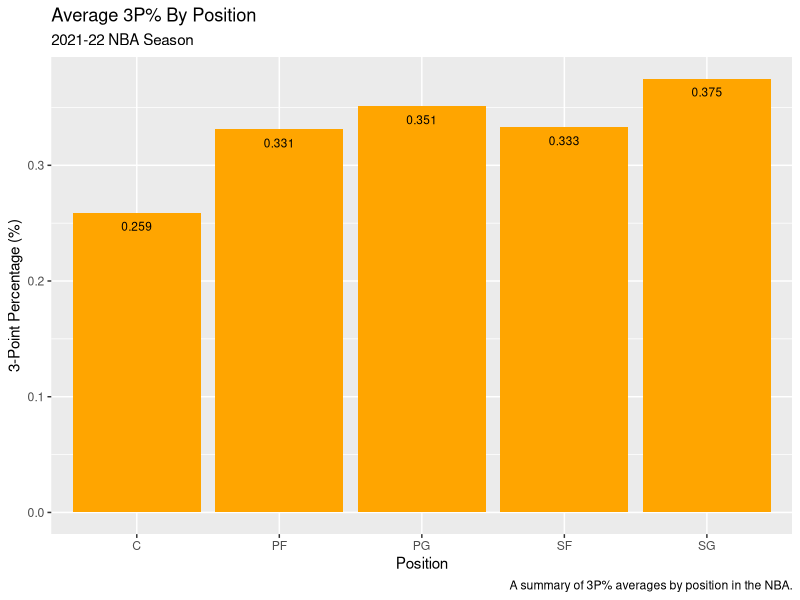

Here is the R script that generated this plot:
# Chart 2 
# 
# INFO 201 AF
# Code Name: BBB
# Eric Large
#
# Purpose of Chart 2:
# The purpose of including this bar chart in our report
# is to highlight the modern 3-point efficiency (3P%) of each 
# position type in the NBA. Although our data set includes
# only active starters for all 30 teams during the 2021-22 season,
# it still provides a large sample of current 3-point efficiency 
# ratings at each of the major five positions. 
#
#
# Observations & Insights:
#
# From this visualization, we capture a snapshot on the current standard
# of 3-point shooting efficiency as it relates to every position. As we have
# seen since the turn of the century, the modern NBA has adapted to the long-range
# shooting style-of-play more than ever, reflected in these averages. Despite not 
# having insight into the center (C) position (due to a lack of data from the 
# 2021-22 season), we can still infer that the wing positions (SF, PF) having 
# relatively similar averages (33.1% and 33.3%) to the point guard (PG) position
# (35.1%) means there has been an emphasis placed on this aspect of the game for
# every player, regardless of position. This shows the high level of skill each
# individual must have to even be considered "average" for their position in the
# modern NBA. When considering the context of the 3-point shot,it is hard to 
# imagine a time where the 3-point line did not exist.
# 
# 



# Libraries
library("tidyverse")

# Loading in the `nba` dataframe
nba <- read.csv(file = "../data/nba_final_dataframe.csv", header = TRUE, stringsAsFactors = FALSE)
View(nba)


# Comparing the average 3-point percentage (3p%) of each pure position player
# (e.g., PG, SG, SF, PF, C) in the 2021-22 NBA season using a bar chart.

# Filtering with `dplyr` to get average 3P% by position
nba_1 <- nba %>%
  filter(Season == max(Season)) %>%
  group_by(Pos) %>%
  summarize(mean(X3P., na.rm = TRUE))
View(nba_1)

# Renaming columns
colnames(nba_1) <- c( "Pos", "X3P.")
nba_2 <- nba_1[-c(2, 4, 6, 8), ]
View(nba_2)

# Rounding 3P% Values
round_df <- function(nba_2) {
  X3P. <- sapply(nba_2, mode) == 'numeric'
  nba_2[X3P.] <-  round(nba_2[X3P.], 3)
  nba_2
}
nba_3 <- round_df(nba_2)
View(nba_3)

# Plotting the visualization (bar chart)
chart2 <- ggplot(nba_3, aes(x = Pos, y = X3P.)) +
  geom_col(fill = "#FFA500") +
  geom_text(aes(label = X3P.), vjust = 2, size = 3) +
  labs(
    x = "Position",
    y = "3-Point Percentage (%)",
    title = "Average 3P% By Position",
    subtitle = "2021-22 NBA Season",
    caption = "A summary of 3P% averages by position in the NBA.",
    alt = "A summary of 2021-22 3P% averages by position in the NBA."
  )

# Final Visualization
chart2
